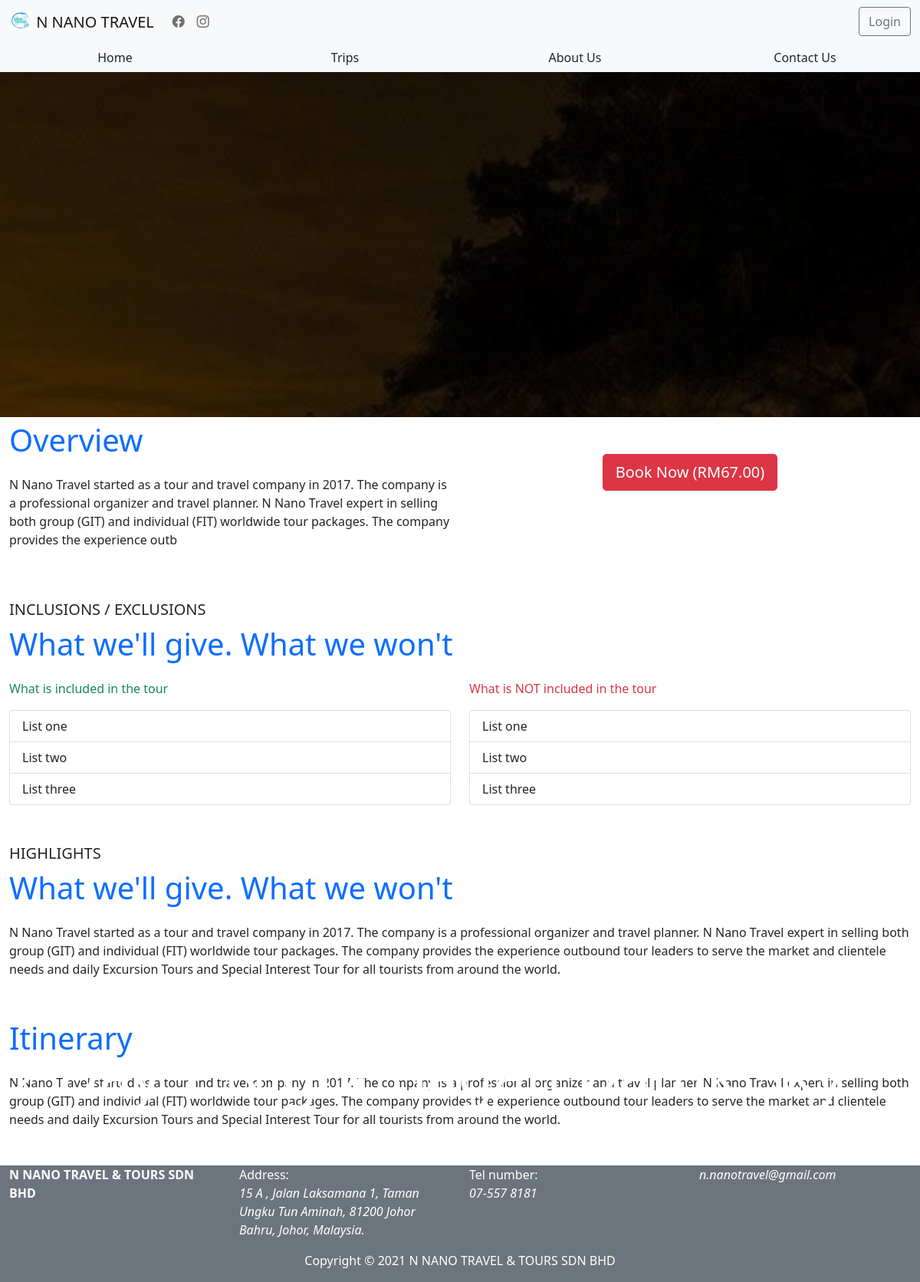
The app's page /views/tourDesc.php?locationID=1 with its own data.
### tables this page shows
CREATE TABLE `tourpackage` (
  `id` int(11) NOT NULL,
  `pkgTitle` varchar(30) NOT NULL,
  `pkgOverview` varchar(255) NOT NULL,
  `pkgPrice` varchar(20) NOT NULL,
  `pkgChildPrice` varchar(20) NOT NULL,
  `pkgImageSrc` varchar(255) NOT NULL
);

### views/tourDesc.php (the view, shortened to what this page needs)
<?php
require_once('../functions/connectDB.php');
$id = $_GET['locationID'];
$sql = "SELECT * FROM tourpackage WHERE id = $id";
$result = mysqli_query($conn, $sql);
if(mysqli_num_rows($result) > 0){
    while($row = mysqli_fetch_assoc($result)){
?>
<!DOCTYPE html>
<html lang="en">
<head>
    <link href="https://cdn.jsdelivr.net/npm/bootstrap@5.0.1/dist/css/bootstrap.min.css" rel="stylesheet">
    <link rel="stylesheet" href="https://cdn.jsdelivr.net/npm/bootstrap-icons@1.5.0/font/bootstrap-icons.css">
</head>
<body>
    <?php
        include 'components/navBar.php'
    ?>
    <?php
        include 'components/navTabs.php'
    ?>
    <div class="container-fluid titleImage">
        <p class="titleText text-white">
            <?php echo $row['pkgTitle']; ?>
        </p>
    </div>
    <div class="container-fluid mb-5">
        <div class="row">
            <div class="col-md-6">
                <p class="text-primary sectionDesc">Overview</p>
                <p class="text-start">
                    <?php echo $row['pkgOverview']; ?>
                </p>
            </div>
            <div class="col-md-6 mt-5 text-center">
                <button class="btn btn-lg btn-danger" data-bs-toggle="modal" data-bs-target="#orderModal">
                    Book Now
                    (RM<?php echo $row['pkgPrice']; ?>)
                </button>
            </div>
        </div>
    </div>
    <div class="container-fluid mb-5">
        <p class="sectionTitle text-dark fw-lighter mb-0">INCLUSIONS / EXCLUSIONS</p>
        <p class="text-primary sectionDesc">What we'll give. What we won't</p>
        <div class="row">
            <div class="col-md-6">
                <p class="text-success">What is included in the tour</p>
                <div class="list-group">
                    <div class="list-group-item">
                        List one
                    </div>
                    <div class="list-group-item">
                        List two
                    </div>
                    <div class="list-group-item">
                        List three
                    </div>
                </div>
            </div>
            <div class="col-md-6">
                <p class="text-danger">What is NOT included in the tour</p>
                <div class="list-group">
                    <div class="list-group-item">
                        List one
                    </div>
                    <div class="list-group-item">
                        List two
                    </div>
                    <div class="list-group-item">
                        List three
                    </div>
                </div>
            </div>
        </div>
    </div>
    <div class="container-fluid mb-5">
        <p class="sectionTitle text-dark fw-lighter mb-0">HIGHLIGHTS</p>
        <p class="text-primary sectionDesc">What we'll give. What we won't</p>
        <p class="text-start">
            N Nano Travel started as a tour and travel company in 2017. The company is a professional organizer and travel planner. N Nano Travel expert in selling both group (GIT) and individual (FIT) worldwide tour packages. The company provides the experience outbound tour leaders to serve the market and clientele needs and daily Excursion Tours and Special Interest Tour for all tourists from around the world.
        </p>
    </div>
    <div class="container-fluid mb-5">
        <p class="text-primary sectionDesc">Itinerary</p>
        <p class="text-start">
            N Nano Travel started as a tour and travel company in 2017. The company is a professional organizer and travel planner. N Nano Travel expert in selling both group (GIT) and individual (FIT) worldwide tour packages. The company provides the experience outbound tour leaders to serve the market and clientele needs and daily Excursion Tours and Special Interest Tour for all tourists from around the world.
        </p>
    </div>
    <?php
        include 'components/footer.php'
    ?>
</body>
</html>
<?php
        }
    }else{
        echo "<h1 class='text-center'>Invalid Page</h1>";
    }
?>

### views/components/navBar.php (shortened to what this page needs)
<nav class="navbar navbar-light navbar-expand-md bg-light">
    <div class="container-fluid">
        <a class="navbar-brand h1 mr-0 mb-0" href="index.php">
            <img src="../assets/logo.png" alt="" width="30" height="24" class="d-inline-block align-text-top">
            N NANO TRAVEL
        </a>
        <div class="collapse navbar-collapse" id="navbarNavAltMarkup">
            <div class="navbar-nav  me-auto">
                <a class="nav-link" aria-current="page" href="https://www.facebook.com/n.nanotravel">
                    <i class="bi bi-facebook"></i>
                </a>
                <a class="nav-link" href="https://www.instagram.com/n.nanotravel/?utm_medium=copy_link">
                    <i class="bi bi-instagram"></i>
                </a>
            </div>
            <?php
                if(!empty($_SESSION['username'])){
            ?>
                    <p class="mb-0 mx-2">Welcome,<?php echo $_SESSION['username']; ?></p>
                    <a class="d-flex btn btn-outline-secondary btn-md" href="../functions/userController.php?logout">Logout</a>
            <?php
                }else{
            ?>
                    <a class="d-flex btn btn-outline-secondary btn-md" href="../views/login.php">Login</a>
            <?php
                }
            ?>
        </div>
    </div>
</nav>

### views/components/navTabs.php
<div class="container-fluid bg-light">
    <div class="row">
        <div class="col-md-3 text-center">
            <a href="index.php" class="btn btn-md shadow-none">Home</a>
        </div>
        <div class="col-md-3 text-center">
            <a href="#" class="btn btn-md shadow-none">Trips</a>
        </div>
        <div class="col-md-3 text-center">
            <a href="aboutUs.php" class="btn btn-md shadow-none">About Us</a>
        </div>
        <div class="col-md-3 text-center">
            <a href="contactUs.php" class="btn btn-md shadow-none">Contact Us</a>
        </div>
    </div>
</div>

### views/components/footer.php
<div class="container-fluid bg-secondary mt-5 footer">
    <div class="row">
        <div class="col-md-3 text-white">
            <p class="fw-bold">N NANO TRAVEL & TOURS SDN BHD</p>
        </div>
        <div class="col-md-3 text-white">
            <p class="mb-0">Address: </p>
            <p class="fst-italic">15 A , Jalan Laksamana 1, Taman Ungku Tun Aminah, 81200 Johor Bahru, Johor, Malaysia.</p>
        </div>
        <div class="col-md-3 text-white">
            <p class="mb-0">Tel number: </p>
            <p class="fst-italic">07-557 8181</p>
        </div>
        <div class="col-md-3 text-white">
            <p class="fst-italic">n.nanotravel@gmail.com</p>
        </div>
        <div class="col-md-12 text-center text-white">
            <p class="fw-lighter">Copyright © 2021 N NANO TRAVEL & TOURS SDN BHD</p>
        </div>
    </div>
</div>

### records on screen
tourpackage: pkgTitle "2 Day 1 Night Bagan Datuk Sky", pkgOverview "N Nano Travel started as a tour and travel company in 2017. The company is a professional organizer and travel planner. N Nano Travel expert in selling both group (GIT) and individual (FIT) worldwide tour packages. The company provides the experience outb", pkgPrice "67.00"
